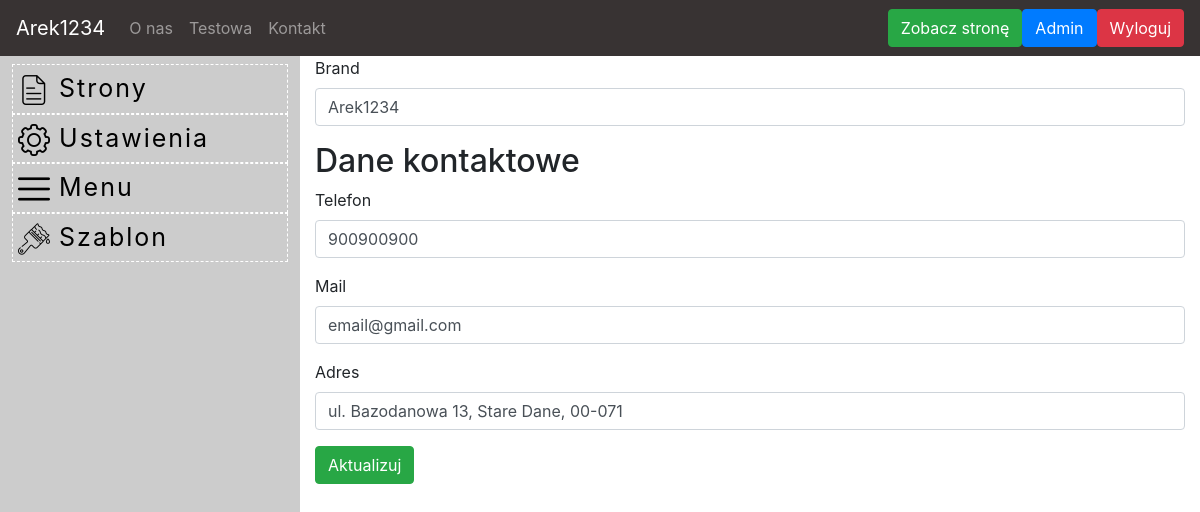
/settings.php (signed in), run on the app's committed database.
### tables this page shows
CREATE TABLE `contact_info` (
  `id` int(1) NOT NULL,
  `phone` varchar(20) NOT NULL,
  `mail` varchar(100) NOT NULL,
  `address` varchar(500) NOT NULL,
  `brand` varchar(60) NOT NULL
);

CREATE TABLE `pages` (
  `id` int(255) NOT NULL,
  `name` varchar(255) NOT NULL,
  `navigation` tinyint(1) NOT NULL DEFAULT '1',
  `title` varchar(255) NOT NULL,
  `description` varchar(500) NOT NULL,
  `inner_HTML` mediumtext NOT NULL,
  `url` varchar(255) NOT NULL,
  `robots` varchar(20) NOT NULL,
  `position` int(2) NOT NULL
);

### get-layout.php (called while the page is built)
<?php
    $query = "SELECT * FROM layout";
    $result = $conn->query($query);
    $colors = $result->fetch_assoc();
?>

### settings.php (the view, shortened to what this page needs)
<?php
	require_once('db-config.php');
?>
<body>
	<?php
		require_once('./modules/navbar.php');
		if(isset($_SESSION['user']))
		{
			$query = "SELECT * FROM contact_info WHERE id = 1";
			$result = $conn->query($query);
			$row = $result->fetch_assoc();
	?>
	<div class="container-fluid">
		<div class="row">
			<?php
				require_once('./modules/sidenav.php');
			?>
			<div class="col-9 offset-3" id="main">
				<form action="settings" method="post">
					<div class="form-group">
						<label for="brand">Brand</label>
						<input class="form-control" name="brand" type="text" value="<?php echo $row['brand']?>"/>
					</div>
					<h2>Dane kontaktowe</h2>
					<div class="form-group">
						<label for="phone">Telefon</label>
						<input class="form-control" name="phone" type="tel" value="<?php echo $row['phone']?>"/>
					</div>
					<div class="form-group">
						<label for="email">Mail</label>
						<input class="form-control" name="email" type="email" value="<?php echo $row['mail']?>"/>
					</div>
					<div class="form-group">
						<label for="adres">Adres</label>
						<input class="form-control" name="adres" type="text" value="<?php echo $row['address']?>"/>
					</div>
					<button class="btn btn-success">Aktualizuj</button>
				</form>
			</div>
		</div>
	</div>
	<?php }?>
</body>
</html>

### modules/navbar.php (shortened to what this page needs)
<?php if (session_status() === PHP_SESSION_NONE) { session_start(); }
require_once("db-config.php");
require_once('get-layout.php');
$query1 = "SELECT * FROM contact_info WHERE id = 1";
$result1 = $conn->query($query1);
$row1 = $result1->fetch_assoc();
?>
<nav class="navbar navbar-expand-lg navbar-dark" style="background-color: <?php echo $colors['mainColor'];?>">
			<a class="navbar-brand" href="/"><?php echo $row1['brand'];?></a>
			<div class="collapse navbar-collapse" id="navbar">
				<ul class="navbar-nav mr-auto">
					<?php
						$nquery = "SELECT id, name, url FROM pages WHERE navigation=1 ORDER BY position";
						$nresult = $conn->query($nquery);
						if ($nresult->num_rows > 0) {
							while($nrow = $nresult->fetch_assoc()) {
								if($nrow['id'] != 1) {
					?>
								<li class="nav-item">
									<a class="nav-link" href="./index?page=<?php echo $nrow['url'];?>"><?php echo $nrow['name'];?></a>
								</li>
					<?php
								}
							}
						}
					?>
				</ul>
				<?php
					if(isset($_SESSION['user']))
					{
				?>
					<a class="btn btn-success" href="/">Zobacz stronę</a>
					<a class="btn btn-primary" href="admin-panel">Admin</a>
					<a class="btn btn-danger" href="logout.php">Wyloguj</a>
				<?php
					}
				?>
			</div>
</nav>

### style.css (style rules this page uses)
* { padding: 0; margin: 0; }
html { position: relative; min-height: 100%; font-family: 'Open Sans', sans-serif; }

### data on the page
contact_info: brand "Arek1234", phone "900900900", email "email@gmail.com", adres "ul. Bazodanowa 13, Stare Dane, 00-071"
pages: name "O nas"
pages: name "Testowa"
pages: name "Kontakt"
